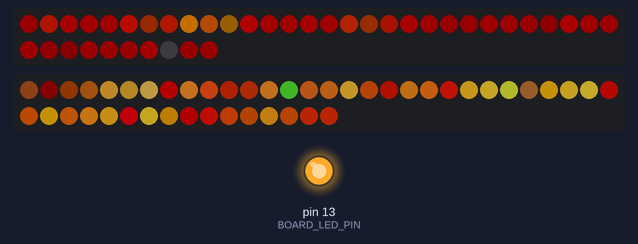
This sketch was run on a simulated Arduino Uno, built with avr-gcc and run on an emulated ATmega328P. On the bench: 40 RGB LEDs in strip order, left to right, continuing on the next row, 46 RGB LEDs in strip order, left to right, continuing on the next row, output pins drawn as LEDs (lit = HIGH). Dim RGB values are drawn brighter than linear.

Above: at 0.49 s.
At 37.85 s:
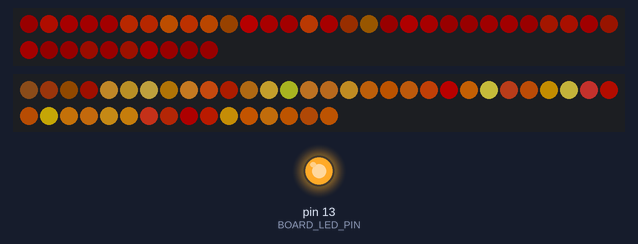

The sketch:

fire.ino
```cpp
 #include <FastLED.h>
#include "fire_data.h"

// Number of leds in each strip
#define NUM_LEDS1 40
#define NUM_LEDS2 46

// For led chips like WS2812, which have a data line, ground, and power, you just
// need to define DATA_PIN.  For led chipsets that are SPI based (four wires - data, clock,
// ground, and power), like the LPD8806 define both DATA_PIN and CLOCK_PIN
// Clock pin only needed for SPI based chipsets when not using hardware SPI
#define LEDS1_PIN 2
#define LEDS2_PIN 3
#define BOARD_LED_PIN 13

// Define the array of leds
CRGB leds1[NUM_LEDS1];
CRGB leds2[NUM_LEDS2];

// To store last time LED was updated
long previousMillis = 0;
// Sample time (milliseconds)
unsigned long interval = 40;

void setup() {
  FastLED.addLeds<WS2811, LEDS1_PIN, RGB>(leds1, NUM_LEDS1);
  FastLED.addLeds<WS2811, LEDS2_PIN, RGB>(leds2, NUM_LEDS2);
  pinMode(BOARD_LED_PIN, OUTPUT);
  // Light the LED on the Teensy board to show the board
  // is working
  digitalWrite(BOARD_LED_PIN, HIGH);
}

int i = 0;
int r , g, b, ofs;
int n = 0;

void loop() {

  unsigned long currentMillis = millis();

  if(currentMillis - previousMillis > interval) {

    ofs = n*86;
    // Set LEDs
    for(i = 0; i < NUM_LEDS1; i++) {
      r = r_data[ofs + i];
      g = g_data[ofs + i];
      b = b_data[ofs + i];
      leds1[i].setRGB(r, g, b);
    }
    for(i = 0; i < NUM_LEDS2; i++) {
      r = r_data[ofs + NUM_LEDS1 + i];
      g = g_data[ofs + NUM_LEDS1 + i];
      b = b_data[ofs + NUM_LEDS1 + i];
      leds2[i].setRGB(r, g, b);
    }
    n = (n + 1) % N_SEQ;

    FastLED.show();

    previousMillis = currentMillis;
  }
}
```

Source omitted: fire_data.h (data table, 73604 bytes)
